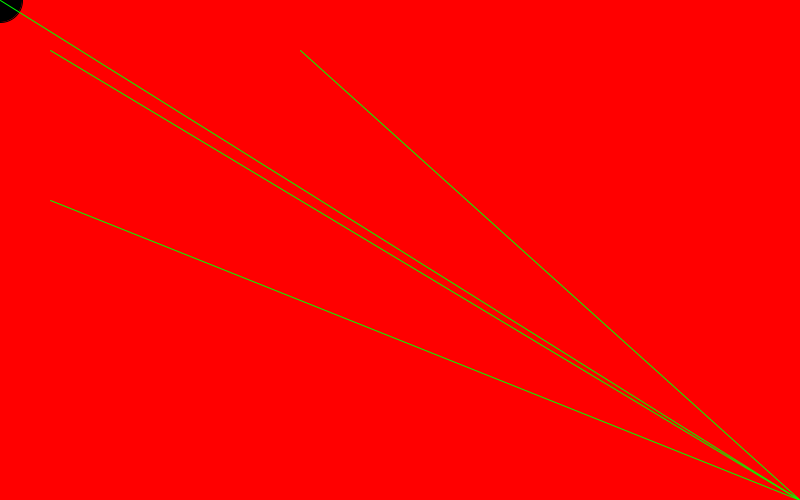
Frame 1 (no input)
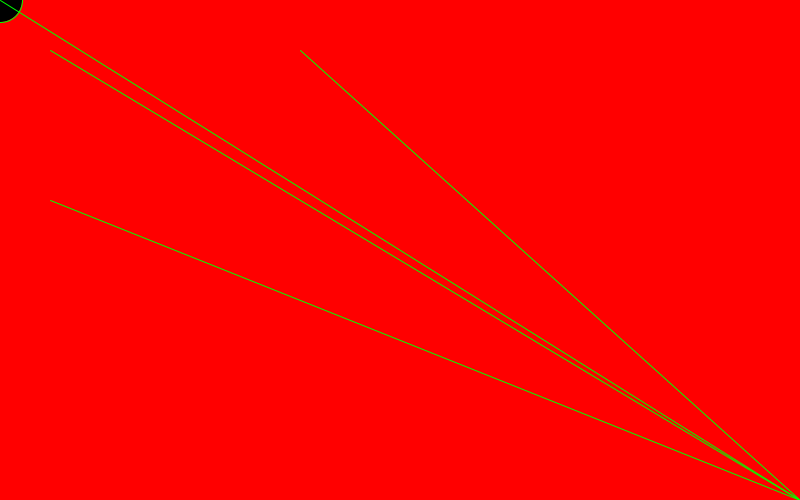
Frame 60 (the mouse pressed at the canvas centre just before this capture)
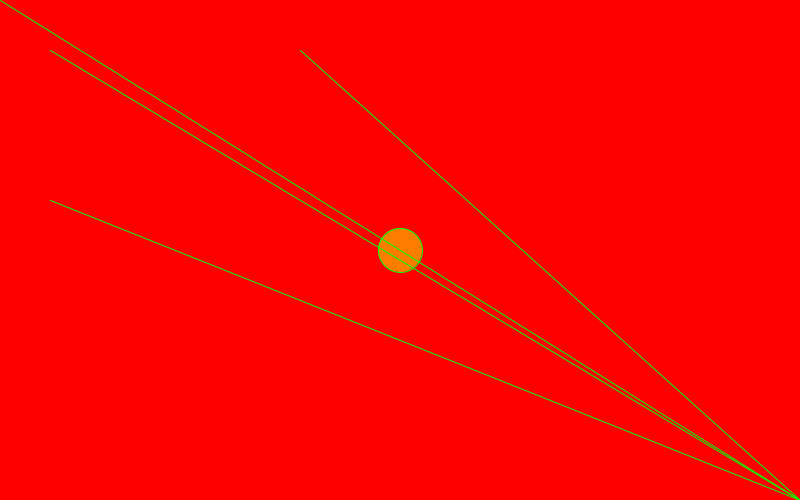
Frame 120 (the mouse held since frame 60 and released just before this capture)

The Processing sketch that drew these frames (run headless with seeded random() and noise(); from frame 60 on, the mouse is pressed at the canvas centre):

// Processing sketch: sketch_draw_circle
// ── sketch_draw_circle.pde

//Happens one time after pressing play
void setup() {
  size(800, 500); // Creates a window
  background(255, 0, 0);
}


//Happens in a loop
void draw() {
background(255, 0, 0);
  fill(mouseX, mouseY/2, 0); // draw a cirlce a mouse position
  
  //ellipse(width/2, height/2, 100, 100); //width and height sets size() to auto
  ellipse(mouseX, mouseY, 44, 44);// Add background when using mouse x,y
  
  stroke(0,255,0);
  //strokeWeight(7);  //Thickness of the outline
  
  line(0, 0, width, height); //Draws line and sets the width height to auto
 
  line(50, 50, width, height);
  line(300, 50, width, height);
  line(50, 200, width, height);
  
  
}
